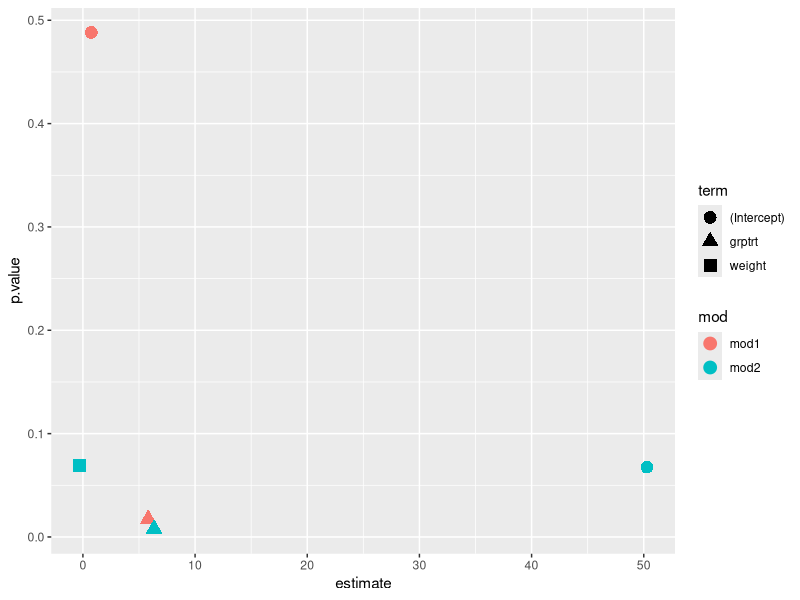

Here is the R script that generated this plot:
## ---- chunk 1
library(tidyverse)
## ---- chunk 2
set.seed(123)

id <- paste0("id", seq(1:6))
dob <- 
  sample(seq(as.Date('1999/01/01'),
             as.Date('2000/01/01'),
             by="day"), 6)
dod <- 
  sample(seq(as.Date('2016/01/01'),
             as.Date('2017/01/01'),
             by="day"), 6)
weight <- 
  rnorm(n = 6, mean = 170, sd = 5)

demo <- 
  tibble(id, dob, dod, weight) |> 
  # id6 lost to follow-up
  head(5)

## ---- chunk 3
demo
## ---- chunk 4
id2 <- rep(id, times = 2)
grp <- rep(c("trt", "crl"), 
           times = 6)
vst <- rep(c("vst1", "vst2"), 
           each = 6)
res <- c(rnorm(3, 10, 1), 
         rnorm(3, 10, 1), 
         rnorm(3, 12, 1), 
         rnorm(3, 17, 1))

trial <- tibble(id2, vst, grp) |> 
  arrange(vst, grp) |> 
  mutate(res = res) |> 
  arrange(vst, id2)

trial[12, 4] <- NA
## ---- chunk 5
trial
## ---- chunk 6
trial |> 
  arrange(vst, id2, grp)
## ---- chunk 7
trial_wide <- 
  trial |> 
  pivot_wider(names_from = vst, values_from = res) |> 
  mutate(res_diff =  vst2 - vst1)

trial_wide
## ---- chunk 8
mod1 <- lm(res_diff ~ grp, data = trial_wide)

mod1
## ---- chunk 9
mod1 <- lm(res_diff ~ grp, data = trial_wide)

mod1
## ---- chunk 10
mod1 |> names()

mod1 |> coef()

mod1$coefficients
## ---- chunk 11
mod1 |> summary()
## ---- chunk 12
library(broom)

tidy(mod1)

glance(mod1)
## ---- chunk 13
trial_joint <- 
  trial_wide |> 
  left_join(demo, by = c("id2" = "id")) |> 
  mutate(age = (dod - dob)/lubridate::dyears(1))

trial_joint
## ---- chunk 14
mod2 <- lm(res_diff ~ grp + weight, data = trial_joint)

mod2
## ---- chunk 15
lm(res_diff ~ grp + weight + age + weight:age, data = trial_joint)
lm(res_diff ~ grp + weight*age, data = trial_joint)
## ---- chunk 16
lm(res_diff ~ grp + weight^2, data = trial_joint)
lm(res_diff ~ grp + weight + weight^2, data = trial_joint)
## ---- chunk 17
lm(res_diff ~ grp + weight*age - weight:age, data = trial_joint)
## ---- chunk 18
mod1_coef <- tidy(mod1) |> mutate(mod = "mod1")
mod2_coef <- tidy(mod2) |> mutate(mod = "mod2")
coefs <- bind_rows(mod1_coef, mod2_coef) |> relocate(mod)
coefs

coefs |> filter(term == "grptrt")
## ---- chunk 19
mod1_met <- glance(mod1) |> mutate(mod = "mod1")
mod2_met <- glance(mod2) |> mutate(mod = "mod2")
mets <- bind_rows(mod1_met, mod2_met) |> relocate(mod)
mets

mets |> select(mod, r.squared, p.value, df)
## ---- chunk 20
list("mod1" = mod1, 
     "mod2" = mod2) |> 
  map(tidy) |> 
  list_rbind(names_to = "mod")
  
## ---- chunk 21
mets |> 
  select(mod, r.squared, p.value, df) |> 
  knitr::kable(digits = 3, "html")
## ---- chunk 22
coefs |> 
  ggplot(aes(x = estimate, y = p.value, color = mod, shape = term)) +
  geom_point(size = 4) 
